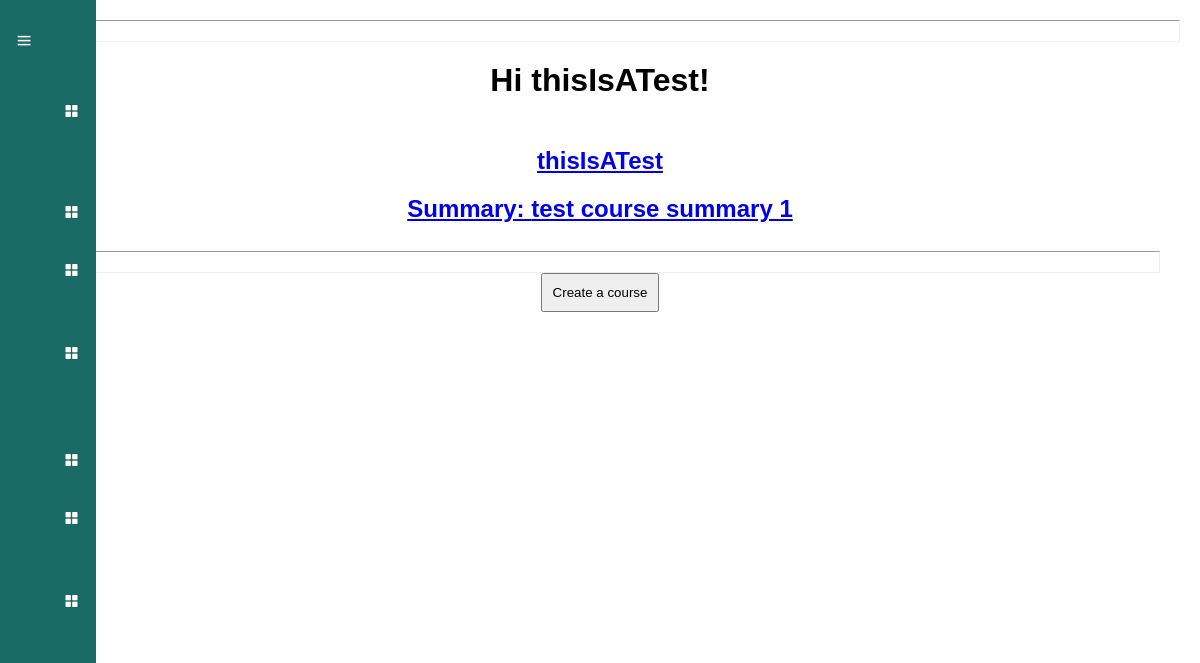
Page /dashboard (signed in) on the earlier database version.
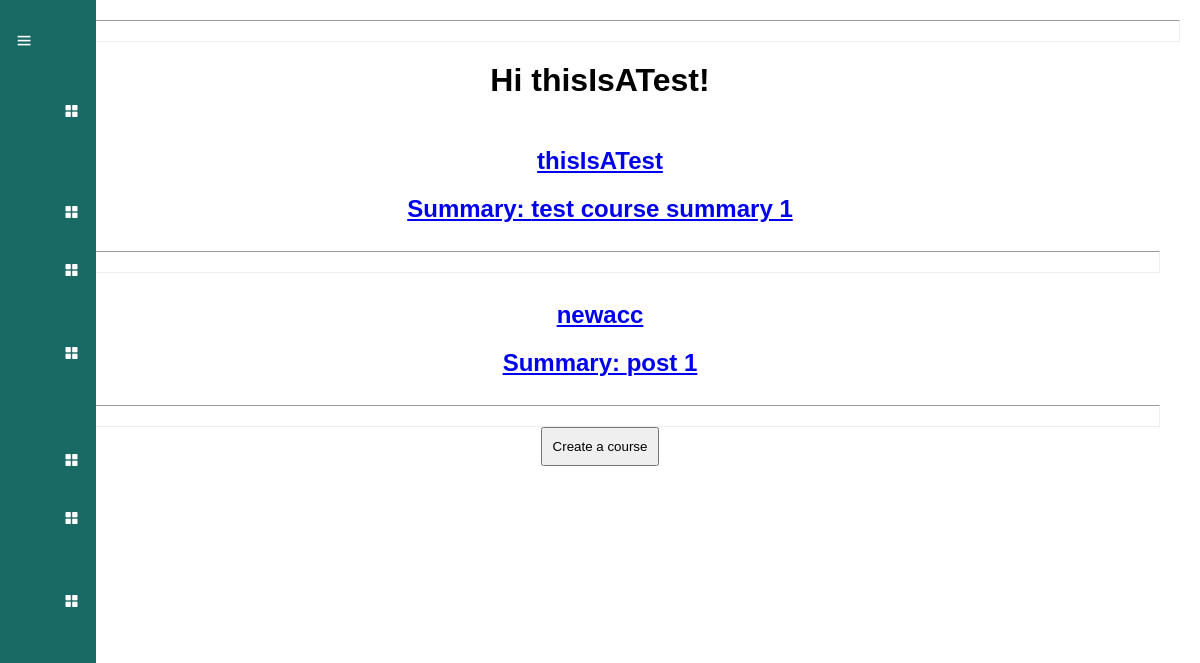
Same page on the later database version.
### app.py (models this page shows)
class User(db.Model, UserMixin):
    __tablename__ = 'users'
    id = db.Column(db.Integer, primary_key=True, autoincrement=True)
    username = db.Column(db.String(20), nullable=False, unique=True)
    password = db.Column(db.String(80), nullable=False)
    email = db.Column(db.String(100), nullable=False, unique=True)
    created = db.Column(db.Date, nullable=False, default=datetime.datetime.now())
    isTeacher = db.Column(db.Boolean, nullable=False, default=False)
    userPosts = db.Column(db.Integer, default=0)
    courses = db.relationship('Course', backref=db.backref('course'))

class Course(db.Model):
    __tablename__ = 'course'
    id = db.Column(db.Integer, primary_key=True, autoincrement=True)
    courseName = db.Column(db.String(50), nullable=False)
    authorName = db.Column(db.String(20), nullable=False, unique=False)
    summary = db.Column(db.String(50))
    dateCreated = db.Column(db.String(100), nullable=False, unique=False, default=datetime.datetime.now())
    course_id = db.Column(db.Integer, db.ForeignKey('users.id'))
    chapters = db.relationship('Chapter', backref=db.backref('chapter'))

### app.py (the view)
@app.route('/dashboard', methods=['GET', 'POST'])
@login_required
def dashboard():
    courses = Course.query.all()
    return render_template('dashboard.html', user=user, courses=courses)

### app.py (called while the page is built)
@login_manager.user_loader
def load_user(user_id):
    return User.query.get(int(user_id))

### templates/dashboard.html (shortened to what this page needs)
{% extends 'base.html' %}
{% block content %}
    <h1>Hi {{user.username}}!</h1>
    <div class="blog-content">
        {% for course in courses %}
            <a href="#">
                <h2>{{ course['authorName'] }}</h2>
                <h2>Summary: {{ course['summary'] }}</h2>
            </a>
            <hr>
        {% endfor %}
        <a href="{{ url_for('courses') }}"><button>Create a course</button></a>
    </div>
{% endblock %}

### templates/base.html (shortened to what this page needs)
<!DOCTYPE html>
<html lang="en">
<head>
    <link rel="stylesheet" href="{{ url_for('static', filename='style.css') }}">
</head>
<body>
    {% include 'nav.html' %}
    <hr>
    <div class="content">
        {% block content %} {% endblock %}
    </div>
</body>
</html>

### templates/nav.html (shortened to what this page needs)
{% block nav %}
<link href='https://unpkg.com/boxicons@2.1.4/css/boxicons.min.css' rel='stylesheet'>
<body>
<div class="sidebar">
    <div class="top">
        <i class="bx bx-menu" id="btn"></i>
    </div>
    <ul>
        <li>
            <a href="{{ url_for('dashboard') }}">
                <i class="bx bxs-grid-alt"></i>
            </a>
        </li>
        <li>
            <a href="{{ url_for('yourCourses') }}">
                <i class="bx bxs-grid-alt"></i>
            </a>
        </li>
        <li>
            <a href="#">
                <i class="bx bxs-grid-alt"></i>
            </a>
        </li>
        <li>
            <a href="#">
                <i class="bx bxs-grid-alt"></i>
            </a>
        </li>
        <li>
            <a href="{{ url_for('edit') }}">
                <i class="bx bxs-grid-alt"></i>
            </a>
        </li>
        <li>
            <a href="#">
                <i class="bx bxs-grid-alt"></i>
            </a>
        </li>
        <li>
            <a href="{{ url_for('logout') }}">
                <i class="bx bxs-grid-alt"></i>
            </a>
        </li>
    </ul>
</div>
</body>
{% endblock %}

### static/style.css (style rules this page uses)
body { margin: 0; background: white; font-family: 'Work Sans', sans-serif; font-weight: 800; text-align: center; }

### templates/nav.html (style rules this page uses)
* { margin:0; padding: 10px; box-sizing:border-box; font-family:Arial, Helvetica, sans-serif }
.sidebar { position: absolute; top:0; left:0; height:100%; width: 8%; background-color: #196964; padding: .4rem .8rem; transition: all 0.5s ease }
.sidebar #btn { position:absolute; color:white; top:.4rem; left:25%; font-size: 1.2rem; line-height: 50px; transform:translateX(-50%); cursor:pointer }
.sidebar ul li { position:relative; list-style-type:none; height:70px; width:85%; margin: 0.8rem auto; line-height:50px; }
.sidebar ul li a { color: white; display:flex; align-items: center; text-decoration: none; border-radius:0.8rem }
.sidebar ul li a i { min-width: 50px; text-align:center; border-radius: 12px; line-height:50px }

Differences in the rows shown:
added Course: authorName "newacc", summary "post 1"
